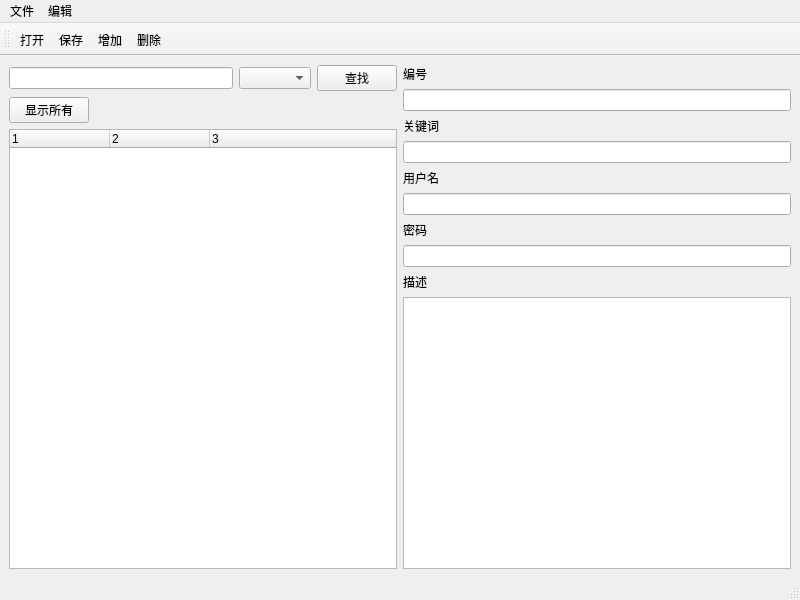
<?xml version="1.0" encoding="UTF-8"?>
<ui version="4.0">
 <class>MainWindow</class>
 <widget class="QMainWindow" name="MainWindow">
  <property name="geometry">
   <rect>
    <x>0</x>
    <y>0</y>
    <width>800</width>
    <height>600</height>
   </rect>
  </property>
  <property name="windowTitle">
   <string>密码管理器</string>
  </property>
  <widget class="QWidget" name="centralwidget">
   <layout class="QHBoxLayout" name="horizontalLayout_2">
    <item>
     <layout class="QVBoxLayout" name="verticalLayout">
      <item>
       <layout class="QHBoxLayout" name="horizontalLayout">
        <item>
         <widget class="QLineEdit" name="edtSearch"/>
        </item>
        <item>
         <widget class="QComboBox" name="cobSearch"/>
        </item>
        <item>
         <widget class="QPushButton" name="btnSearch">
          <property name="text">
           <string>查找</string>
          </property>
         </widget>
        </item>
       </layout>
      </item>
      <item>
       <widget class="QPushButton" name="btnShowAll">
        <property name="maximumSize">
         <size>
          <width>80</width>
          <height>16777215</height>
         </size>
        </property>
        <property name="text">
         <string>显示所有</string>
        </property>
       </widget>
      </item>
      <item>
       <widget class="QTreeWidget" name="categoryView">
        <property name="contextMenuPolicy">
         <enum>Qt::CustomContextMenu</enum>
        </property>
        <property name="columnCount">
         <number>3</number>
        </property>
        <column>
         <property name="text">
          <string notr="true">1</string>
         </property>
        </column>
        <column>
         <property name="text">
          <string notr="true">2</string>
         </property>
        </column>
        <column>
         <property name="text">
          <string notr="true">3</string>
         </property>
        </column>
       </widget>
      </item>
     </layout>
    </item>
    <item>
     <layout class="QVBoxLayout" name="verticalLayout_2">
      <item>
       <widget class="QLabel" name="label_5">
        <property name="text">
         <string>编号</string>
        </property>
       </widget>
      </item>
      <item>
       <widget class="QLineEdit" name="edtID">
        <property name="readOnly">
         <bool>true</bool>
        </property>
       </widget>
      </item>
      <item>
       <widget class="QLabel" name="label">
        <property name="sizePolicy">
         <sizepolicy hsizetype="Preferred" vsizetype="Fixed">
          <horstretch>0</horstretch>
          <verstretch>0</verstretch>
         </sizepolicy>
        </property>
        <property name="text">
         <string>关键词</string>
        </property>
       </widget>
      </item>
      <item>
       <widget class="QLineEdit" name="edtKeyword"/>
      </item>
      <item>
       <widget class="QLabel" name="label_2">
        <property name="text">
         <string>用户名</string>
        </property>
       </widget>
      </item>
      <item>
       <widget class="QLineEdit" name="edtName"/>
      </item>
      <item>
       <widget class="QLabel" name="label_3">
        <property name="text">
         <string>密码</string>
        </property>
       </widget>
      </item>
      <item>
       <widget class="QLineEdit" name="edtPassword"/>
      </item>
      <item>
       <widget class="QLabel" name="label_4">
        <property name="text">
         <string>描述</string>
        </property>
       </widget>
      </item>
      <item>
       <widget class="QTextEdit" name="edtContent"/>
      </item>
     </layout>
    </item>
   </layout>
  </widget>
  <widget class="QMenuBar" name="menubar">
   <property name="geometry">
    <rect>
     <x>0</x>
     <y>0</y>
     <width>800</width>
     <height>25</height>
    </rect>
   </property>
   <widget class="QMenu" name="menuFile">
    <property name="title">
     <string>文件</string>
    </property>
    <addaction name="actionOpen"/>
    <addaction name="actionSave"/>
    <addaction name="actionSaveAs"/>
    <addaction name="actionQuit"/>
   </widget>
   <widget class="QMenu" name="menuEdit">
    <property name="title">
     <string>编辑</string>
    </property>
    <addaction name="actionPwdNew"/>
    <addaction name="actionPwdDelete"/>
   </widget>
   <addaction name="menuFile"/>
   <addaction name="menuEdit"/>
  </widget>
  <widget class="QStatusBar" name="statusbar"/>
  <widget class="QToolBar" name="toolBar">
   <property name="windowTitle">
    <string>toolBar</string>
   </property>
   <attribute name="toolBarArea">
    <enum>TopToolBarArea</enum>
   </attribute>
   <attribute name="toolBarBreak">
    <bool>false</bool>
   </attribute>
   <addaction name="actionOpen"/>
   <addaction name="actionSave"/>
   <addaction name="actionPwdNew"/>
   <addaction name="actionPwdDelete"/>
  </widget>
  <action name="actionSave">
   <property name="text">
    <string>保存</string>
   </property>
   <property name="shortcut">
    <string>Ctrl+S</string>
   </property>
  </action>
  <action name="actionSaveAs">
   <property name="text">
    <string>另存</string>
   </property>
   <property name="shortcut">
    <string>Ctrl+Shift+S</string>
   </property>
  </action>
  <action name="actionQuit">
   <property name="text">
    <string>退出</string>
   </property>
  </action>
  <action name="actionOpen">
   <property name="text">
    <string>打开</string>
   </property>
   <property name="shortcut">
    <string>Ctrl+O</string>
   </property>
  </action>
  <action name="actionPwdNew">
   <property name="text">
    <string>增加</string>
   </property>
   <property name="shortcut">
    <string>Ctrl+N</string>
   </property>
  </action>
  <action name="actionPwdDelete">
   <property name="text">
    <string>删除</string>
   </property>
   <property name="shortcut">
    <string>Ctrl+D</string>
   </property>
  </action>
 </widget>
 <resources/>
 <connections/>
</ui>
